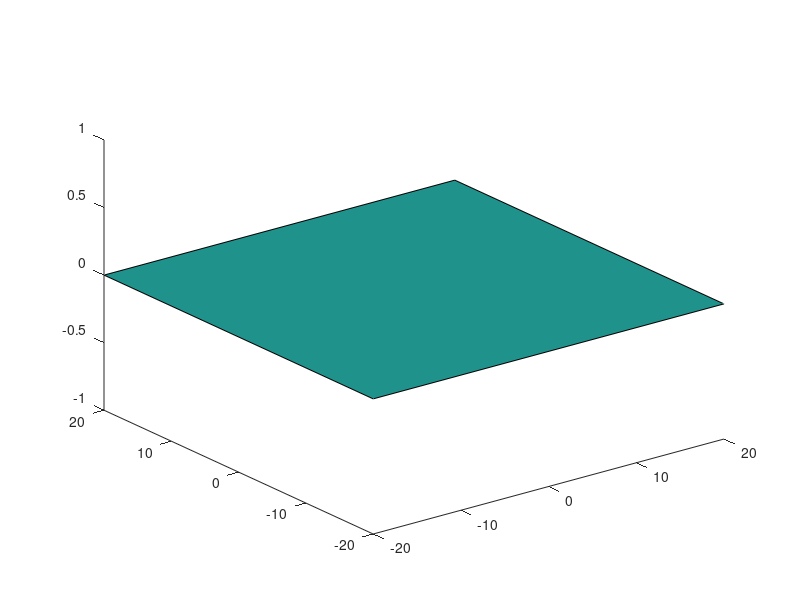

The MATLAB source for this figure: (Note: this script raises an error after producing the figure.)
function gaussian_waves()
% works in distance units of mm
% uses g defined by exp(ik/2 * x'gx)
% for simple astigmatisms, diag(g) is the inverse of q

minArea = 1e3;

wavelength = 800e-6;
vx = 0;
vy = 0;
l0 = 100;
l1 = 40;
l2 = 40;
l3 = 40;
l4 = 700;

f1 = 1/( (vx + 1)/(l1 + l2 + 2*l3 + 2*l4 + l1*vx + l2*vx) );
f2 = 1/( (vy + 1)/(l2 + l3 + 2*l4 + l2*vy + l3*vy) );
f3 = 1/( (1-vx)/(2*(l3 + l4)) );
f4 = 1/( (1-vy)/(2*l4) );

[zPoints, lenZPoints, g] = SetSizeOfSystem();

opticalElements = {struct('position',1)}; % input plane

AppendToOpticalElements( struct('position',find(zPoints == l0),'transform',@(gIn) CylindricalLen(gIn,l1+l2+l3+l4,pi)) );
AppendToOpticalElements( struct('position',find(zPoints == l0+l1),'transform',@(gIn) CylindricalLen(gIn,l2+l3+l4,pi/2)) );

%AppendToOpticalElements( struct('position',find(zPoints == l0),'transform',@(gIn) SphericalLens(gIn,l1+l2+l3+l4)) );

% AppendToOpticalElements( struct('position',find(zPoints == l0),'transform',@(gIn) CylindricalLen(gIn,f1,pi)) );
% AppendToOpticalElements( struct('position',find(zPoints == l0+l1),'transform',@(gIn) CylindricalLen(gIn,f2,pi/2)) );
% AppendToOpticalElements( struct('position',find(zPoints == l0+l1+l2),'transform',@(gIn) CylindricalLen(gIn,f3,0)) );
% AppendToOpticalElements( struct('position',find(zPoints == l0+l1+l2+l3),'transform',@(gIn) CylindricalLen(gIn,f4,-pi/2)) );
AppendToOpticalElements( struct('position',find(zPoints == l0+l1+l2+l3+l4),'transform',@(x) x) );
AppendToOpticalElements( struct('position',lenZPoints,'transform',@(x) x) );

close all;
hold on;

initialWidthX = 20;
initialWidthY = 20;
g{1} = Initial(initialWidthX,initialWidthY,inf,inf); % Input beam

for m = 1:length(opticalElements)-1
    prevElement = opticalElements{m};
    nextElement = opticalElements{m+1};
    CalculateGsBetweenElements(prevElement, nextElement)
    g{nextElement.position} = nextElement.transform(g{nextElement.position});
    
    fill3([1 1 -1 -1]*initialWidthX,[1 -1 -1 1]*initialWidthY,repmat(zPoints(prevElement.position),1,4),repmat(prevElement.position,1,4))
    alpha(0.2);
end
    
PlotGaussian();
hold off;
display(minArea);

    function AppendToOpticalElements(element)
        opticalElements = [opticalElements {element}];
    end

    function [zPoints, lenZPoints, g] = SetSizeOfSystem()
        zPoints = 0:10:1000; 
        lenZPoints = length(zPoints);
        g = cell(1,lenZPoints);
    end

    function CalculateGsBetweenElements(prevElement, nextElement)
        for n = prevElement.position+1:nextElement.position;
            g{n} = FreeSpace(g{prevElement.position},zPoints(n)-zPoints(prevElement.position));
        end
    end

    function PlotGaussian()
        thetaFromX = (-1:0.01:1)*pi;
        lenTheta = length(thetaFromX);
        waistAtZ = zeros(lenZPoints,lenTheta); % each row describes the waist at given z

        % find waist ellipse by ellipse down z
        for n2 = 1:lenZPoints
            G = g{n2};
            waistAtZ(n2,:) = FindWaistAtZ(G,thetaFromX);
        end 

        [thetaMat, zPointsMat] = meshgrid(thetaFromX, zPoints);
        s = surf(waistAtZ.*cos(thetaMat),waistAtZ.*sin(thetaMat),zPointsMat);
        set(s,'LineStyle','none');
        xlabel('x')
        ylabel('y')
        zlabel('z')
        axis([[-1,1]*initialWidthX,[-1,1]*initialWidthY,0,max(zPoints)])
        axis square
    end

    function gOut = Initial(waistX,waistY,rocX,rocY) 
        qModSqrX = 1/( (1/rocX).^2 + (wavelength/pi/waistX.^2).^2 );
        qX = (1/rocX - 1i * wavelength/pi/waistX.^2) * qModSqrX;
        qModSqrY = 1/( (1/rocY).^2 + (wavelength/pi/waistY.^2).^2 );
        qY = (1/rocY - 1i * wavelength/pi/waistY.^2) * qModSqrY;
        q = [qX,0;0,qY];
        gOut = inv(q);
    end

    function gOut = FreeSpace(gIn,opticalPathLength)
        gOut = inv( inv(gIn) + opticalPathLength*eye(2) );
    end

    function gOut = CylindricalLen(gIn,focalLength,angleFromX)
        c = cos(angleFromX);
        s = sin(angleFromX);
        f = -[c*c,c*s;c*s,s*s]/focalLength;
        gOut = gIn + f;
    end

    function gOut = SphericalLens(gIn,focalLength)
        gOut = CylindricalLen(gIn,focalLength,0);
        gOut = CylindricalLen(gOut,focalLength,pi/2);
    end
    
    function [rMajor, rMinor, angleMajor] = Waist(g)
        waistMatrix = imag(g);
        [vectorsInCols,valuesMat] = eigs(waistMatrix);
        [vectorsInCols,values] = sortem(vectorsInCols,valuesMat);
        angleMajor = angle(vectorsInCols(1,2) + 1i * vectorsInCols(2,2));
        rMajor = sqrt(wavelength/pi/values(2));
        rMinor = sqrt(wavelength/pi/values(1));
        area = rMajor*rMinor*pi;
        if minArea > area
            minArea = area;
        end
    end

    function waist = FindWaistAtZ(g,theta)
        [rMajor, rMinor, angleMajor] = Waist(g);
        waist = (rMajor*rMinor + theta*0)./sqrt( (rMinor*cos(theta-angleMajor)).^2 + (rMajor*sin(theta-angleMajor)).^2 );
    end
    
	function phaseFront = PhaseFront(q)
        % do something clever to plot phase fronts inside waist
    end
    
end